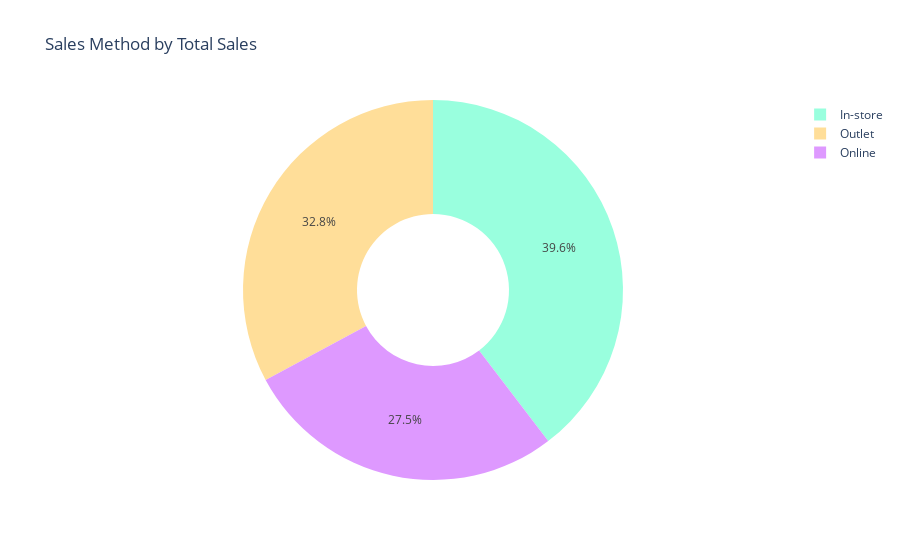

Here is the notebook cell this chart was saved with:
### Markdown cell above
### **Sales Method by Total Sales**

### Code cell
sales_method_pie = df.groupby('Sales Method')['y'].sum().reset_index()
colors = ['#99FFDE', '#ffde99', '#de99ff']

px.pie(sales_method_pie, values='y', names='Sales Method', title='Sales Method by Total Sales', hole=0.4,color_discrete_sequence=colors)

### Figure 1 — Plotly figure (JSON) as saved in the notebook; plotly's stock layout.template omitted (floating-point values rounded to 4 significant figures)
{"data": [{"domain": {"x": [0, 1], "y": [0, 1]}, "hole": 0.4, "hovertemplate": "Sales Method=%{label}<br>y=%{value}<extra></extra>", "labels": ["In-store", "Online", "Outlet"], "legendgroup": "", "name": "", "showlegend": true, "type": "pie", "values": [356643750, 247672882, 295585493]}], "layout": {"legend": {"tracegroupgap": 0}, "piecolorway": ["#99FFDE", "#ffde99", "#de99ff"], "title": {"text": "Sales Method by Total Sales"}}}
